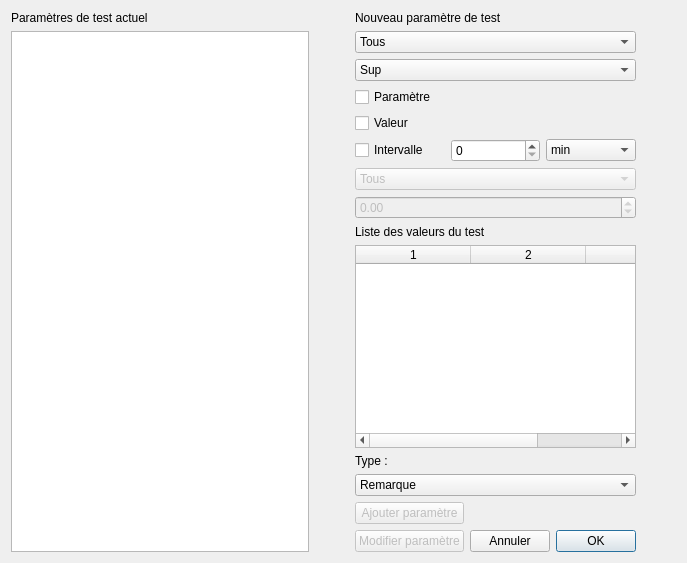
<?xml version="1.0" encoding="UTF-8"?>
<ui version="4.0">
 <class>ConfigTest</class>
 <widget class="QDialog" name="ConfigTest">
  <property name="windowModality">
   <enum>Qt::ApplicationModal</enum>
  </property>
  <property name="geometry">
   <rect>
    <x>0</x>
    <y>0</y>
    <width>687</width>
    <height>563</height>
   </rect>
  </property>
  <property name="windowTitle">
   <string>Configuration des tests</string>
  </property>
  <layout class="QHBoxLayout" name="horizontalLayout">
   <item>
    <layout class="QGridLayout" name="gridLayout">
     <item row="1" column="0">
      <widget class="QListView" name="listViewConfigTest"/>
     </item>
     <item row="0" column="0">
      <widget class="QLabel" name="label">
       <property name="text">
        <string>Paramètres de test actuel</string>
       </property>
      </widget>
     </item>
    </layout>
   </item>
   <item>
    <layout class="QGridLayout" name="gridLayout_7">
     <item row="2" column="0">
      <spacer name="horizontalSpacer_2">
       <property name="orientation">
        <enum>Qt::Horizontal</enum>
       </property>
       <property name="sizeHint" stdset="0">
        <size>
         <width>40</width>
         <height>20</height>
        </size>
       </property>
      </spacer>
     </item>
     <item row="2" column="1">
      <layout class="QGridLayout" name="gridLayout_2">
       <item row="0" column="0">
        <widget class="QCheckBox" name="checkBoxParametre">
         <property name="text">
          <string>Paramètre</string>
         </property>
        </widget>
       </item>
       <item row="1" column="0">
        <widget class="QCheckBox" name="checkBoxValeur">
         <property name="text">
          <string>Valeur</string>
         </property>
        </widget>
       </item>
       <item row="2" column="2">
        <widget class="QComboBox" name="comboBoxIntervalle">
         <item>
          <property name="text">
           <string>min</string>
          </property>
         </item>
         <item>
          <property name="text">
           <string>heure</string>
          </property>
         </item>
        </widget>
       </item>
       <item row="2" column="0">
        <widget class="QCheckBox" name="checkBoxIntervalle">
         <property name="text">
          <string>Intervalle</string>
         </property>
        </widget>
       </item>
       <item row="2" column="1">
        <widget class="QSpinBox" name="spinBoxIntervalle"/>
       </item>
      </layout>
     </item>
     <item row="1" column="1">
      <layout class="QGridLayout" name="gridLayout_4">
       <item row="0" column="0">
        <widget class="QComboBox" name="comboBoxFirstOperande">
         <property name="minimumSize">
          <size>
           <width>256</width>
           <height>0</height>
          </size>
         </property>
         <property name="editable">
          <bool>false</bool>
         </property>
         <property name="maxVisibleItems">
          <number>5</number>
         </property>
         <item>
          <property name="text">
           <string>Tous</string>
          </property>
         </item>
        </widget>
       </item>
       <item row="1" column="0">
        <widget class="QComboBox" name="comboBoxOperation">
         <property name="minimumSize">
          <size>
           <width>256</width>
           <height>0</height>
          </size>
         </property>
         <property name="font">
          <font>
           <weight>50</weight>
           <bold>false</bold>
          </font>
         </property>
         <property name="layoutDirection">
          <enum>Qt::LeftToRight</enum>
         </property>
         <property name="editable">
          <bool>false</bool>
         </property>
         <property name="currentIndex">
          <number>0</number>
         </property>
         <item>
          <property name="text">
           <string>Sup</string>
          </property>
         </item>
         <item>
          <property name="text">
           <string>Inf</string>
          </property>
         </item>
         <item>
          <property name="text">
           <string>=</string>
          </property>
         </item>
         <item>
          <property name="text">
           <string>Sup ou =</string>
          </property>
         </item>
         <item>
          <property name="text">
           <string>Inf ou =</string>
          </property>
         </item>
         <item>
          <property name="text">
           <string>Sup et Inf</string>
          </property>
         </item>
         <item>
          <property name="text">
           <string>Sans</string>
          </property>
         </item>
        </widget>
       </item>
      </layout>
     </item>
     <item row="0" column="1">
      <widget class="QLabel" name="label_2">
       <property name="text">
        <string>Nouveau paramètre de test</string>
       </property>
      </widget>
     </item>
     <item row="3" column="1">
      <layout class="QGridLayout" name="gridLayout_6">
       <item row="0" column="0">
        <layout class="QGridLayout" name="gridLayout_3">
         <item row="1" column="0">
          <widget class="QDoubleSpinBox" name="doubleSpinBoxValeur">
           <property name="enabled">
            <bool>false</bool>
           </property>
           <property name="minimum">
            <double>-1000.000000000000000</double>
           </property>
           <property name="maximum">
            <double>1000.000000000000000</double>
           </property>
          </widget>
         </item>
         <item row="5" column="0">
          <widget class="QComboBox" name="comboBoxType">
           <item>
            <property name="text">
             <string>Remarque</string>
            </property>
           </item>
           <item>
            <property name="text">
             <string>Correction</string>
            </property>
           </item>
           <item>
            <property name="text">
             <string>Invalide</string>
            </property>
           </item>
          </widget>
         </item>
         <item row="0" column="0">
          <widget class="QComboBox" name="comboBoxParametre">
           <property name="enabled">
            <bool>false</bool>
           </property>
           <property name="editable">
            <bool>false</bool>
           </property>
           <property name="maxVisibleItems">
            <number>5</number>
           </property>
           <item>
            <property name="text">
             <string>Tous</string>
            </property>
           </item>
          </widget>
         </item>
         <item row="4" column="0">
          <widget class="QLabel" name="label_3">
           <property name="text">
            <string>Type :</string>
           </property>
          </widget>
         </item>
         <item row="3" column="0">
          <widget class="QTableWidget" name="tableValeurstest">
           <property name="enabled">
            <bool>true</bool>
           </property>
           <property name="editTriggers">
            <set>QAbstractItemView::NoEditTriggers</set>
           </property>
           <property name="selectionMode">
            <enum>QAbstractItemView::NoSelection</enum>
           </property>
           <property name="columnCount">
            <number>3</number>
           </property>
           <attribute name="horizontalHeaderDefaultSectionSize">
            <number>115</number>
           </attribute>
           <attribute name="horizontalHeaderMinimumSectionSize">
            <number>115</number>
           </attribute>
           <column/>
           <column/>
           <column/>
          </widget>
         </item>
         <item row="2" column="0">
          <widget class="QLabel" name="label_4">
           <property name="text">
            <string>Liste des valeurs du test</string>
           </property>
          </widget>
         </item>
        </layout>
       </item>
       <item row="1" column="0">
        <layout class="QGridLayout" name="gridLayout_5">
         <item row="0" column="0">
          <widget class="QPushButton" name="buttonAjouterParametre">
           <property name="enabled">
            <bool>false</bool>
           </property>
           <property name="text">
            <string>Ajouter paramètre</string>
           </property>
          </widget>
         </item>
         <item row="1" column="0">
          <widget class="QPushButton" name="buttonModifierParametre">
           <property name="enabled">
            <bool>false</bool>
           </property>
           <property name="text">
            <string>Modifier paramètre</string>
           </property>
          </widget>
         </item>
         <item row="1" column="2">
          <widget class="QDialogButtonBox" name="buttonBox">
           <property name="orientation">
            <enum>Qt::Horizontal</enum>
           </property>
           <property name="standardButtons">
            <set>QDialogButtonBox::Ok</set>
           </property>
          </widget>
         </item>
         <item row="1" column="1">
          <widget class="QPushButton" name="buttonAnnuler">
           <property name="text">
            <string>Annuler</string>
           </property>
          </widget>
         </item>
        </layout>
       </item>
      </layout>
     </item>
     <item row="2" column="2">
      <spacer name="horizontalSpacer">
       <property name="orientation">
        <enum>Qt::Horizontal</enum>
       </property>
       <property name="sizeHint" stdset="0">
        <size>
         <width>40</width>
         <height>20</height>
        </size>
       </property>
      </spacer>
     </item>
    </layout>
   </item>
  </layout>
 </widget>
 <resources/>
 <connections>
  <connection>
   <sender>buttonBox</sender>
   <signal>accepted()</signal>
   <receiver>ConfigTest</receiver>
   <slot>accept()</slot>
   <hints>
    <hint type="sourcelabel">
     <x>248</x>
     <y>254</y>
    </hint>
    <hint type="destinationlabel">
     <x>157</x>
     <y>274</y>
    </hint>
   </hints>
  </connection>
  <connection>
   <sender>buttonBox</sender>
   <signal>rejected()</signal>
   <receiver>ConfigTest</receiver>
   <slot>reject()</slot>
   <hints>
    <hint type="sourcelabel">
     <x>316</x>
     <y>260</y>
    </hint>
    <hint type="destinationlabel">
     <x>286</x>
     <y>274</y>
    </hint>
   </hints>
  </connection>
 </connections>
</ui>
